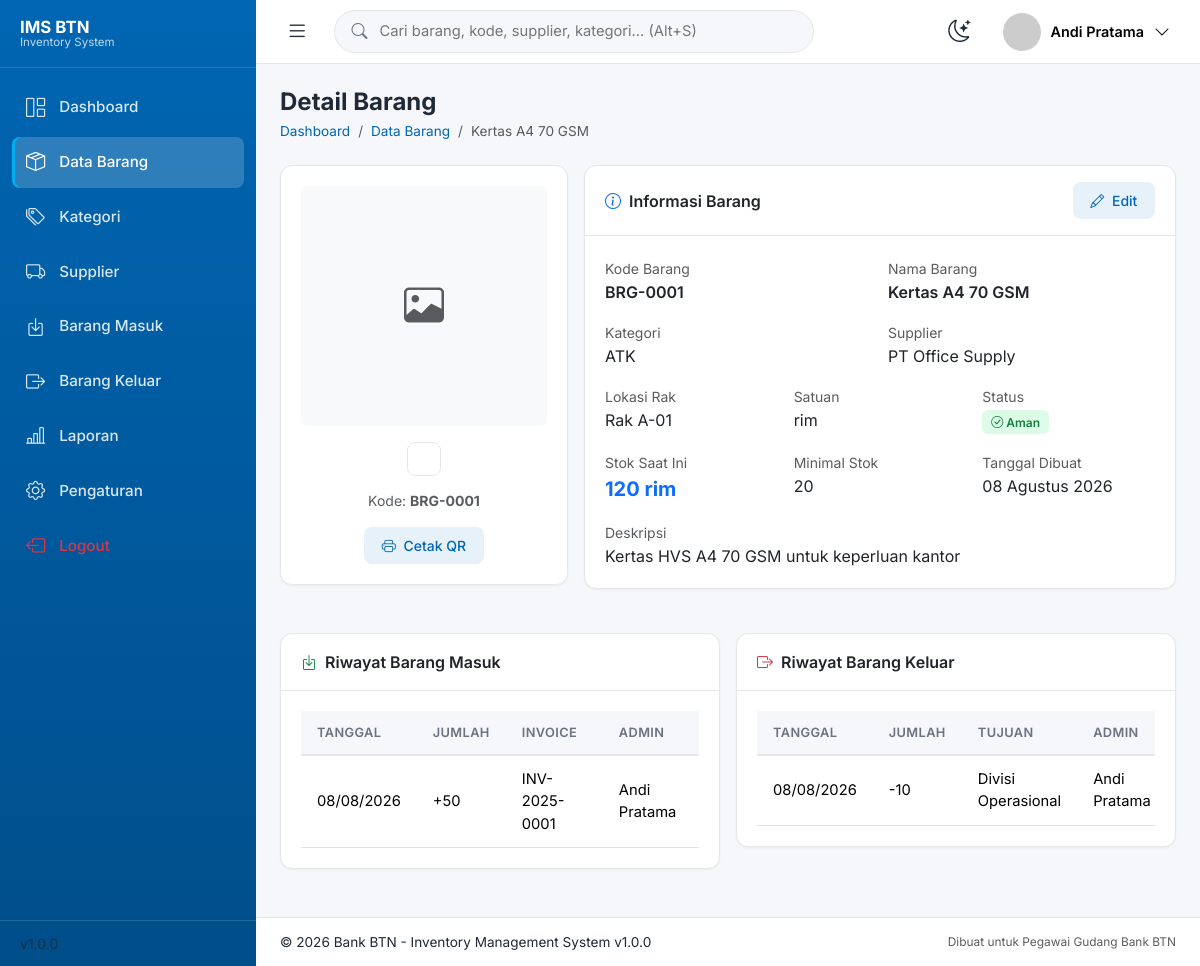
The page /pages/detail-barang.php?kode=BRG-0001 (signed in) on the database its author committed.
### tables this page shows
CREATE TABLE barang (
  id INT UNSIGNED NOT NULL AUTO_INCREMENT,
  kode VARCHAR(30) NOT NULL UNIQUE,
  nama VARCHAR(150) NOT NULL,
  kategori_id INT UNSIGNED NOT NULL,
  supplier_id INT UNSIGNED DEFAULT NULL,
  lokasi_rak VARCHAR(50),
  satuan VARCHAR(20) NOT NULL DEFAULT 'pcs',
  stok INT NOT NULL DEFAULT 0,
  minimal_stok INT NOT NULL DEFAULT 5,
  foto VARCHAR(255) DEFAULT NULL,
  qr_code VARCHAR(255) DEFAULT NULL,
  deskripsi TEXT,
  created_at TIMESTAMP DEFAULT CURRENT_TIMESTAMP,
  updated_at TIMESTAMP DEFAULT CURRENT_TIMESTAMP ON UPDATE CURRENT_TIMESTAMP,
  PRIMARY KEY (id),
  KEY idx_kode (kode),
  KEY idx_kategori (kategori_id),
  KEY idx_supplier (supplier_id),
  CONSTRAINT fk_barang_kategori FOREIGN KEY (kategori_id) REFERENCES kategori(id) ON DELETE RESTRICT,
  CONSTRAINT fk_barang_supplier FOREIGN KEY (supplier_id) REFERENCES supplier(id) ON DELETE SET NULL
);

CREATE TABLE kategori (
  id INT UNSIGNED NOT NULL AUTO_INCREMENT,
  nama VARCHAR(100) NOT NULL,
  kode VARCHAR(20) NOT NULL UNIQUE,
  deskripsi TEXT,
  created_at TIMESTAMP DEFAULT CURRENT_TIMESTAMP,
  updated_at TIMESTAMP DEFAULT CURRENT_TIMESTAMP ON UPDATE CURRENT_TIMESTAMP,
  PRIMARY KEY (id)
);

CREATE TABLE supplier (
  id INT UNSIGNED NOT NULL AUTO_INCREMENT,
  nama VARCHAR(100) NOT NULL,
  alamat TEXT,
  no_telepon VARCHAR(20),
  email VARCHAR(100),
  kontak_person VARCHAR(100),
  created_at TIMESTAMP DEFAULT CURRENT_TIMESTAMP,
  updated_at TIMESTAMP DEFAULT CURRENT_TIMESTAMP ON UPDATE CURRENT_TIMESTAMP,
  PRIMARY KEY (id)
);

CREATE TABLE barang_masuk (
  id INT UNSIGNED NOT NULL AUTO_INCREMENT,
  tanggal DATE NOT NULL,
  barang_id INT UNSIGNED NOT NULL,
  supplier_id INT UNSIGNED DEFAULT NULL,
  jumlah INT NOT NULL,
  nomor_invoice VARCHAR(50),
  bukti VARCHAR(255) DEFAULT NULL,
  catatan TEXT,
  admin_id INT UNSIGNED NOT NULL,
  created_at TIMESTAMP DEFAULT CURRENT_TIMESTAMP,
  PRIMARY KEY (id),
  KEY idx_tanggal (tanggal),
  KEY idx_barang (barang_id),
  CONSTRAINT fk_masuk_barang FOREIGN KEY (barang_id) REFERENCES barang(id) ON DELETE RESTRICT,
  CONSTRAINT fk_masuk_supplier FOREIGN KEY (supplier_id) REFERENCES supplier(id) ON DELETE SET NULL,
  CONSTRAINT fk_masuk_admin FOREIGN KEY (admin_id) REFERENCES admin(id) ON DELETE RESTRICT
);

CREATE TABLE barang_keluar (
  id INT UNSIGNED NOT NULL AUTO_INCREMENT,
  tanggal DATE NOT NULL,
  barang_id INT UNSIGNED NOT NULL,
  jumlah INT NOT NULL,
  tujuan VARCHAR(150),
  catatan TEXT,
  admin_id INT UNSIGNED NOT NULL,
  created_at TIMESTAMP DEFAULT CURRENT_TIMESTAMP,
  PRIMARY KEY (id),
  KEY idx_tanggal (tanggal),
  KEY idx_barang (barang_id),
  CONSTRAINT fk_keluar_barang FOREIGN KEY (barang_id) REFERENCES barang(id) ON DELETE RESTRICT,
  CONSTRAINT fk_keluar_admin FOREIGN KEY (admin_id) REFERENCES admin(id) ON DELETE RESTRICT
);

### config/database.php (called while the page is built, shortened)
<?php
function db() {
    static $pdo = null;
    if ($pdo === null) {
        $dsn = 'mysql:host=' . DB_HOST . ';dbname=' . DB_NAME . ';charset=' . DB_CHARSET;
        $options = [
            PDO::ATTR_ERRMODE => PDO::ERRMODE_EXCEPTION,
            PDO::ATTR_DEFAULT_FETCH_MODE => PDO::FETCH_ASSOC,
            PDO::ATTR_EMULATE_PREPARES => false,
        ];
        try {
            $pdo = new PDO($dsn, DB_USER, DB_PASS, $options);
        } catch (PDOException $e) {
            die('Koneksi database gagal: ' . $e->getMessage());
        }
    }
    return $pdo;
}

### pages/detail-barang.php (the view, shortened to what this page needs)
<?php
require_once __DIR__ . '/../includes/header.php';
$kode = $_GET['kode'] ?? '';
$stmt = db()->prepare("
    SELECT b.*, k.nama AS kategori_nama, s.nama AS supplier_nama
    FROM barang b
    LEFT JOIN kategori k ON k.id = b.kategori_id
    LEFT JOIN supplier s ON s.id = b.supplier_id
    WHERE b.kode = ?
");
$stmt->execute([$kode]);
$barang = $stmt->fetch();
$masuk = db()->prepare("
    SELECT bm.*, s.nama AS supplier_nama, ad.nama AS admin_nama
    FROM barang_masuk bm
    LEFT JOIN supplier s ON s.id = bm.supplier_id
    JOIN admin ad ON ad.id = bm.admin_id
    WHERE bm.barang_id = ? ORDER BY bm.tanggal DESC, bm.id DESC
");
$masuk->execute([$barang['id']]);
$masuk = $masuk->fetchAll();
$keluar = db()->prepare("
    SELECT bk.*, ad.nama AS admin_nama
    FROM barang_keluar bk
    JOIN admin ad ON ad.id = bk.admin_id
    WHERE bk.barang_id = ? ORDER BY bk.tanggal DESC, bk.id DESC
");
$keluar->execute([$barang['id']]);
$keluar = $keluar->fetchAll();
$st = status_stok($barang['stok'], $barang['minimal_stok']);
?>
<div class="page-title-bar fade-in">
    <h4>Detail Barang</h4>
    <nav class="breadcrumb">
        <a class="breadcrumb-item" href="<?= BASE_URL ?>/pages/dashboard.php">Dashboard</a>
        <a class="breadcrumb-item" href="<?= BASE_URL ?>/pages/barang.php">Data Barang</a>
        <span class="breadcrumb-item active"><?= e($barang['nama']) ?></span>
    </nav>
</div>
<div class="row g-3">
    <div class="col-12 col-lg-4">
        <div class="card">
            <div class="card-body text-center">
                <?php if (!empty($barang['foto'])): ?>
                    <img src="<?= UPLOAD_URL ?>/<?= e($barang['foto']) ?>" class="img-fluid rounded mb-3" style="max-height:240px;object-fit:contain">
                <?php else: ?>
                    <div class="d-flex align-items-center justify-content-center bg-light rounded mb-3" style="height:240px"><i class="bi bi-image fs-1 text-muted"></i></div>
                <?php endif; ?>
                <div id="qrcode" class="qr-print-area mx-auto d-inline-block"></div>
                <p class="text-muted small mt-2">Kode: <strong><?= e($barang['kode']) ?></strong></p>
                <button class="btn btn-soft btn-sm no-print" onclick="window.print()"><i class="bi bi-printer me-1"></i> Cetak QR</button>
            </div>
        </div>
    </div>
    <div class="col-12 col-lg-8">
        <div class="card">
            <div class="card-header"><span><i class="bi bi-info-circle text-primary me-2"></i>Informasi Barang</span>
                <div class="no-print">
                    <a href="<?= BASE_URL ?>/pages/barang-form.php?id=<?= $barang['id'] ?>" class="btn btn-sm btn-soft"><i class="bi bi-pencil me-1"></i> Edit</a>
                </div>
            </div>
            <div class="card-body">
                <div class="row g-3">
                    <div class="col-md-6"><label class="text-muted small">Kode Barang</label><div class="fw-semibold"><?= e($barang['kode']) ?></div></div>
                    <div class="col-md-6"><label class="text-muted small">Nama Barang</label><div class="fw-semibold"><?= e($barang['nama']) ?></div></div>
                    <div class="col-md-6"><label class="text-muted small">Kategori</label><div><?= e($barang['kategori_nama']) ?></div></div>
                    <div class="col-md-6"><label class="text-muted small">Supplier</label><div><?= e($barang['supplier_nama'] ?? '-') ?></div></div>
                    <div class="col-md-4"><label class="text-muted small">Lokasi Rak</label><div><?= e($barang['lokasi_rak'] ?? '-') ?></div></div>
                    <div class="col-md-4"><label class="text-muted small">Satuan</label><div><?= e($barang['satuan']) ?></div></div>
                    <div class="col-md-4"><label class="text-muted small">Status</label><div><?= status_badge($st) ?></div></div>
                    <div class="col-md-4"><label class="text-muted small">Stok Saat Ini</label><div class="fw-bold fs-5 text-primary"><?= format_angka($barang['stok']) ?> <?= e($barang['satuan']) ?></div></div>
                    <div class="col-md-4"><label class="text-muted small">Minimal Stok</label><div><?= format_angka($barang['minimal_stok']) ?></div></div>
                    <div class="col-md-4"><label class="text-muted small">Tanggal Dibuat</label><div><?= format_tanggal($barang['created_at']) ?></div></div>
                    <div class="col-12"><label class="text-muted small">Deskripsi</label><div><?= e($barang['deskripsi'] ?? '-') ?></div></div>
                </div>
            </div>
        </div>
    </div>
</div>
<div class="row g-3 mt-1">
    <div class="col-12 col-lg-6">
        <div class="card">
            <div class="card-header"><span><i class="bi bi-box-arrow-in-down text-success me-2"></i>Riwayat Barang Masuk</span></div>
            <div class="card-body">
                <?php if (empty($masuk)): ?>
                    <div class="empty-state"><i class="bi bi-inbox"></i><h5>Belum ada riwayat masuk</h5></div>
                <?php else: ?>
                <div class="table-responsive">
                    <table class="table table-sm">
                        <thead><tr><th>Tanggal</th><th>Jumlah</th><th>Invoice</th><th>Admin</th></tr></thead>
                        <tbody>
                        <?php foreach ($masuk as $m): ?>
                            <tr><td><?= format_tgl_singkat($m['tanggal']) ?></td><td>+<?= format_angka($m['jumlah']) ?></td><td><?= e($m['nomor_invoice'] ?? '-') ?></td><td><?= e($m['admin_nama']) ?></td></tr>
                        <?php endforeach; ?>
                        </tbody>
                    </table>
                </div>
                <?php endif; ?>
            </div>
        </div>
    </div>
    <div class="col-12 col-lg-6">
        <div class="card">
            <div class="card-header"><span><i class="bi bi-box-arrow-right text-danger me-2"></i>Riwayat Barang Keluar</span></div>
            <div class="card-body">
                <?php if (empty($keluar)): ?>
                    <div class="empty-state"><i class="bi bi-inbox"></i><h5>Belum ada riwayat keluar</h5></div>
                <?php else: ?>
                <div class="table-responsive">
                    <table class="table table-sm">
                        <thead><tr><th>Tanggal</th><th>Jumlah</th><th>Tujuan</th><th>Admin</th></tr></thead>
                        <tbody>
                        <?php foreach ($keluar as $k): ?>
                            <tr><td><?= format_tgl_singkat($k['tanggal']) ?></td><td>-<?= format_angka($k['jumlah']) ?></td><td><?= e($k['tujuan'] ?? '-') ?></td><td><?= e($k['admin_nama']) ?></td></tr>
                        <?php endforeach; ?>
                        </tbody>
                    </table>
                </div>
                <?php endif; ?>
            </div>
        </div>
    </div>
</div>
<?php
require_once __DIR__ . '/../includes/footer.php';
?>

### includes/navbar.php (shortened to what this page needs)
<?php
$admin = $admin ?? current_admin();
$foto_src = BASE_URL . '/images/avatar-default.png';
?>
<nav class="topbar">
    <button class="btn-icon" id="sidebarToggle" aria-label="Toggle sidebar">
        <i class="bi bi-list"></i>
    </button>
    <form class="topbar-search" action="<?= BASE_URL ?>/pages/search.php" method="get" autocomplete="off">
        <i class="bi bi-search"></i>
        <input type="text" name="q" placeholder="Cari barang, kode, supplier, kategori... (Alt+S)" value="<?= e($_GET['q'] ?? '') ?>" id="globalSearchInput">
    </form>
    <div class="topbar-right">
        <button class="btn-icon" id="darkModeToggle" aria-label="Toggle dark mode" title="Mode Gelap (Alt+D)">
        </button>
        <div class="dropdown">
            <button class="profile-btn" data-bs-toggle="dropdown" aria-expanded="false">
                <img src="<?= e($foto_src) ?>" alt="Avatar" class="profile-avatar" onerror="this.src='https://ui-avatars.com/api/?name=<?= urlencode($admin['nama'] ?? 'Admin') ?>&background=0066B3&color=fff&bold=true'">
                <span class="profile-name d-none d-md-inline"><?= e($admin['nama'] ?? 'Admin') ?></span>
                <i class="bi bi-chevron-down d-none d-md-inline"></i>
            </button>
        </div>
    </div>
</nav>

### css/style.css (style rules this page uses)
:root { --primary: #0066B3; --primary-dark: #004E8A; --primary-light: #E6F1FA; --secondary: #00AEEF; --bg: #F5F7FA; --card: #FFFFFF; --success: #22C55E; --warning: #F59E0B; --danger: #EF4444; --text: #1F2937; --text-muted: #6B7280; --border: #E5E7EB; --radius: 12px; --radius-sm: 8px; --shadow-sm: 0 1px 2px rgba(16,24,40,.05); --shadow: 0 4px 12px rgba(16,24,40,.06); --shadow-md: 0 8px 24px rgba(16,24,40,.08); --sidebar-w: 256px; --sidebar-w-collapsed: 76px; --topbar-h: 64px; --font: 'Inter', system-ui, -apple-system, "Segoe UI", Roboto, sans-serif; }
* { box-sizing: border-box; }
body { font-family: var(--font); background: var(--bg); color: var(--text); font-size: 16px; line-height: 1.5; margin: 0; -webkit-font-smoothing: antialiased; }
.topbar { height: var(--topbar-h); background: var(--card); border-bottom: 1px solid var(--border); display: flex; align-items: center; gap: 16px; padding: 0 20px; position: sticky; top: 0; z-index: 1030; }
.btn-icon { background: none; border: none; font-size: 1.4rem; color: var(--text); cursor: pointer; padding: 6px 10px; border-radius: 8px; transition: background .15s; }
.topbar-search { flex: 1; max-width: 480px; display: flex; align-items: center; background: var(--bg); border: 1px solid var(--border); border-radius: 999px; padding: 8px 16px; gap: 10px; }
.topbar-search i { color: var(--text-muted); }
.topbar-search input { border: none; background: transparent; outline: none; flex: 1; font-size: .92rem; color: var(--text); }
.topbar-right { margin-left: auto; display: flex; align-items: center; gap: 12px; }
.profile-btn { display: flex; align-items: center; gap: 10px; background: none; border: none; padding: 6px 10px; border-radius: 999px; cursor: pointer; transition: background .15s; }
.profile-avatar { width: 38px; height: 38px; border-radius: 50%; object-fit: cover; }
.profile-name { font-weight: 600; font-size: .9rem; }
.card { border: 1px solid var(--border); border-radius: var(--radius); background: var(--card); box-shadow: var(--shadow-sm); margin-bottom: 24px; }
.card-header { background: transparent; border-bottom: 1px solid var(--border); padding: 16px 20px; font-weight: 600; display: flex; align-items: center; justify-content: space-between; flex-wrap: wrap; gap: 10px; }
.card-body { padding: 20px; }
.btn { border-radius: var(--radius-sm); font-weight: 500; padding: .5rem 1.1rem; }
.btn-soft { background: var(--primary-light); color: var(--primary); border: none; }
.table { margin-bottom: 0; font-size: .92rem; }
.table thead th { background: var(--bg); border-bottom: 2px solid var(--border); color: var(--text-muted); font-weight: 600; font-size: .8rem; text-transform: uppercase; letter-spacing: .03em; padding: 12px 16px; }
.table tbody td { padding: 12px 16px; vertical-align: middle; }
.table tbody tr { transition: background .12s; }
.badge { font-weight: 600; padding: .5em .75em; border-radius: 6px; }
.bg-success-subtle { background: #DCFCE7 !important; }
.text-success-emerald { color: #15803d !important; }
.page-title-bar { margin-bottom: 24px; }
.page-title-bar h4 { font-weight: 700; margin-bottom: 4px; }
.page-title-bar .breadcrumb { margin-bottom: 0; font-size: .85rem; }
.breadcrumb a { color: var(--primary); text-decoration: none; }
.qr-print-area { display: inline-block; padding: 16px; background: #fff; border: 1px solid var(--border); border-radius: 8px; text-align: center; }
.fade-in { animation: fadeIn .3s ease; }

### rows shown on the page
barang: nama "Kertas A4 70 GSM", kode "BRG-0001", kategori.nama "ATK", supplier.nama "PT Office Supply", lokasi_rak "Rak A-01", satuan "rim", stok "120", minimal_stok "20", created_at "08 Agustus 2026", deskripsi "Kertas HVS A4 70 GSM untuk keperluan kantor"
barang_masuk: tanggal "08/08/2026", jumlah "50", nomor_invoice "INV-2025-0001", admin.nama "Andi Pratama"
barang_keluar: tanggal "08/08/2026", jumlah "10", tujuan "Divisi Operasional", admin.nama "Andi Pratama"

### other values the page prints
$label "Dashboard"
$label "Data Barang"
$label "Kategori"
$label "Supplier"
$label "Barang Masuk"
$label "Barang Keluar"
$label "Laporan"
$label "Pengaturan"
APP_VERSION "1.0.0"
$admin['nama'] "Andi Pratama"
APP_NAME "Inventory Management System"
